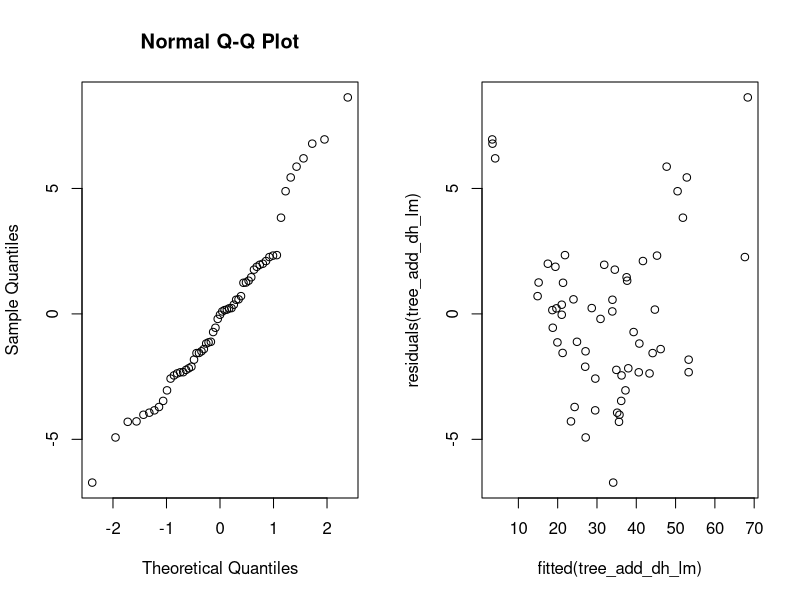
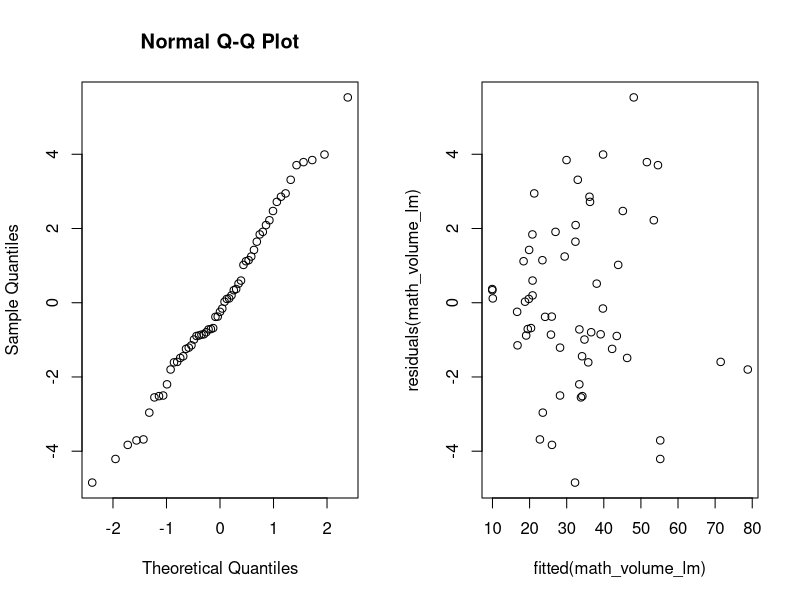
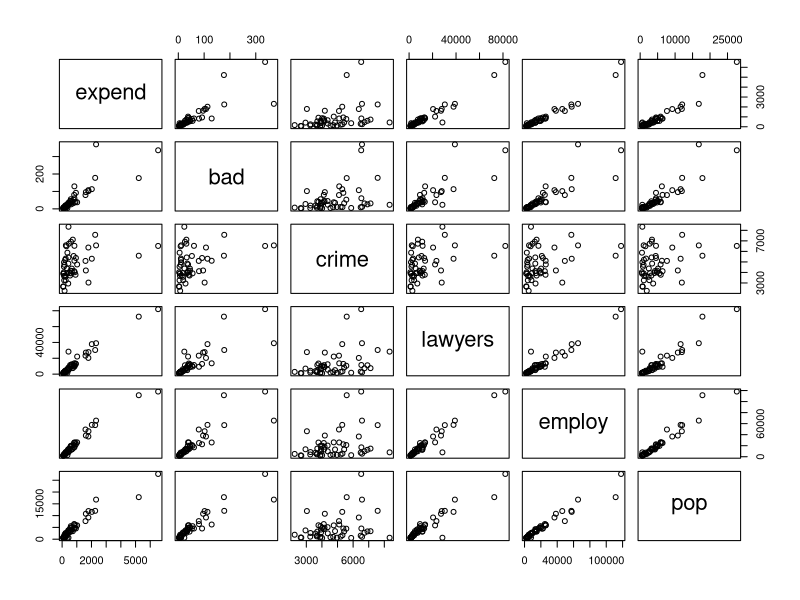
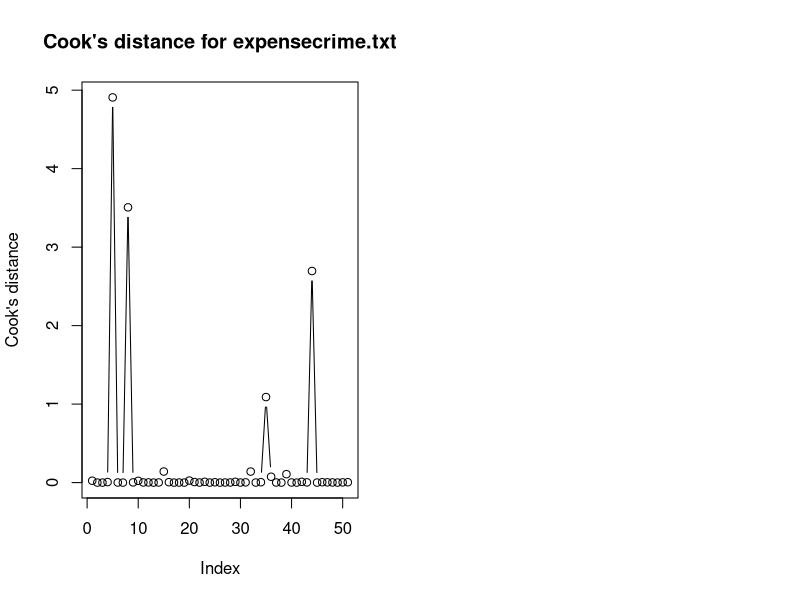
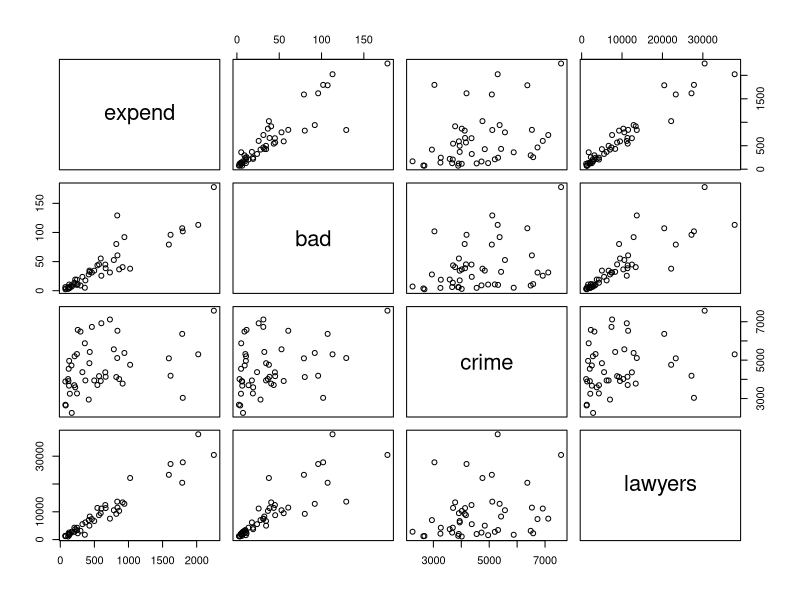
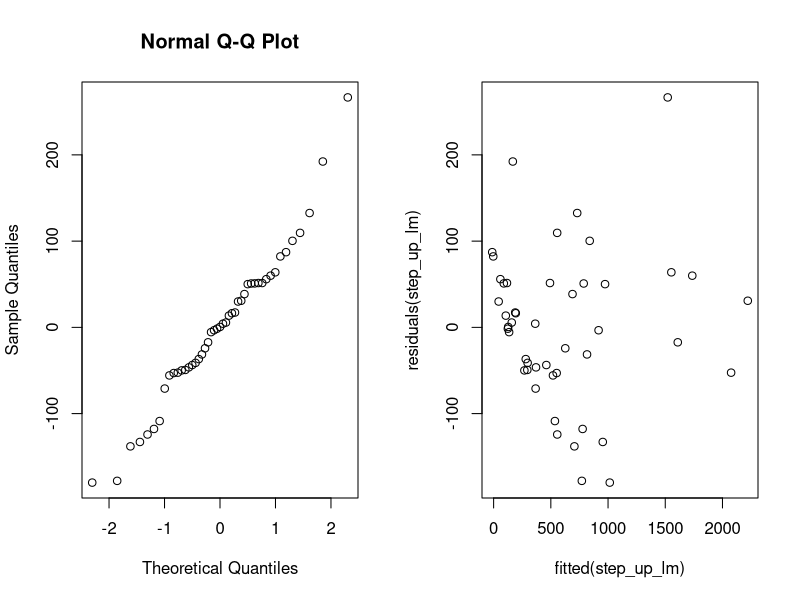
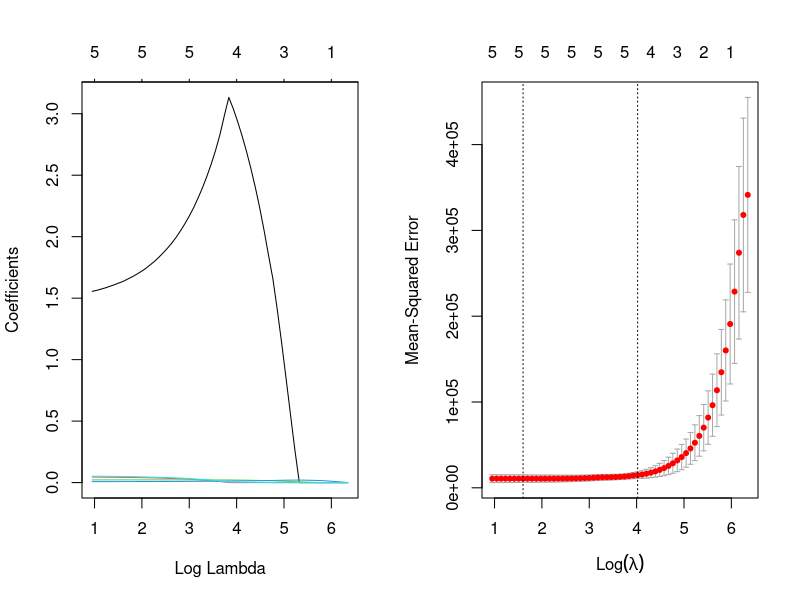
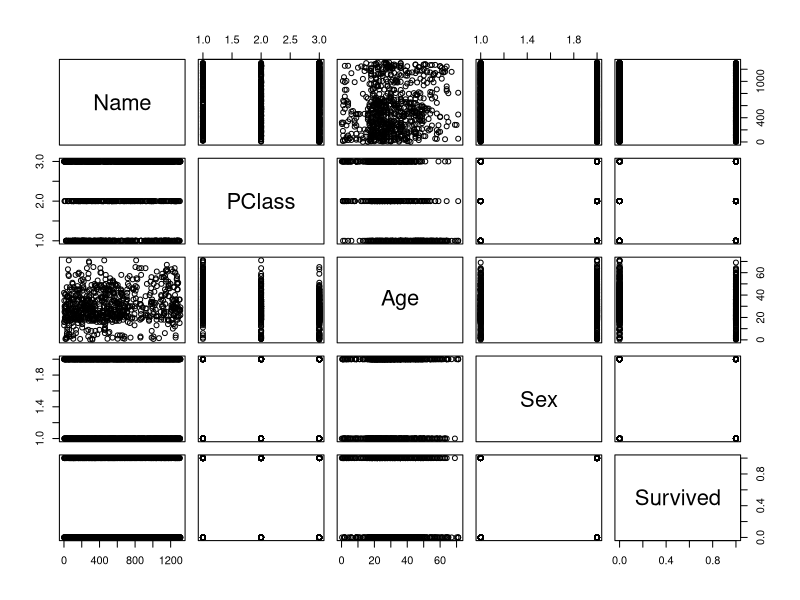

Generate these figures, in order, with R:
## ---- chunk 1
# set up global R options
options(digits = 3)

# set up knitr global chunk options
knitr::opts_chunk$set(fig.height = 3)
## ---- chunk 2
tree_df <- as.data.frame(read.table("data/treeVolume.txt", header=TRUE))
head(tree_df)
## ---- chunk 3
tree_df$type <- as.factor(tree_df$type)
tree_type_lm <- lm(volume~type, data=tree_df)
anova(tree_type_lm)
## ---- chunk 4
mask <- tree_df$type == "beech"
t.test(tree_df$volume[mask], tree_df$volume[!mask])
## ---- chunk 5
tree_type_d_lm <- lm(volume~height+type*diameter, data=tree_df)
anova(tree_type_d_lm)
## ---- chunk 6
summary(tree_type_d_lm)
## ---- chunk 7
tree_type_h_lm <- lm(volume~diameter+type*height, data=tree_df)
anova(tree_type_h_lm)
## ---- chunk 8
summary(tree_type_h_lm)
## ---- chunk 9
tree_add_all_lm <- lm(volume~diameter+height+type, data=tree_df)
anova(tree_add_all_lm)
## ---- chunk 10
summary(tree_add_all_lm)
## ---- chunk 11
tree_add_dh_lm <- lm(volume~diameter+height, data=tree_df)
anova(tree_add_dh_lm)
## ---- chunk 12
summary(tree_add_dh_lm)
## ---- chunk 13
par(mfrow=c(1, 2))
qqnorm(residuals(tree_add_dh_lm))
plot(fitted(tree_add_dh_lm), residuals(tree_add_dh_lm))
## ---- chunk 14
mean_d <- mean(tree_df$diameter)
mean_h <- mean(tree_df$height)
means <-  data.frame(diameter=c(mean_d), height=c(mean_h))

predict(tree_add_dh_lm, means, interval = "confidence")
## ---- chunk 15
tree_df$math_volume <- tree_df$height * tree_df$diameter^2
math_volume_lm <- lm(volume~math_volume, data=tree_df)
anova(math_volume_lm)
## ---- chunk 16
summary(math_volume_lm)
## ---- chunk 17
par(mfrow=c(1,2))

qqnorm(residuals(math_volume_lm))
plot(fitted(math_volume_lm), residuals(math_volume_lm))
## ---- chunk 18
# Read data
crime_df <- as.data.frame(read.table("data/expensescrime.txt", header=TRUE))
head(crime_df)

response <- "expend"
exp_vars <- c("bad", "crime", "lawyers", "employ", "pop")
## ---- chunk 19
pairs(crime_df[, c(response, exp_vars)])
## ---- chunk 20
crime_lm <- lm(expend~bad+crime+lawyers+employ+pop, data=crime_df)
cooks.distance(crime_lm)[cooks.distance(crime_lm) > 1]
## ---- chunk 21
plot(cooks.distance(crime_lm), type='b', ylab="Cook's distance", main = "Cook's distance for expensecrime.txt")
## ---- chunk 22
crime_df_upd <- crime_df[-c(5,8,35,44),]
## ---- chunk 23
round(cor(crime_df[, c(exp_vars)]), 2)
## ---- chunk 24
library(car)
## ---- chunk 25
vif(lm(expend~bad+crime+lawyers+employ+pop, data=crime_df))
## ---- chunk 26
vif(lm(expend~bad+crime+lawyers+pop, data=crime_df_upd))
## ---- chunk 27
vif_lm = lm(expend~bad+crime+lawyers, data=crime_df_upd)
vif(vif_lm)
## ---- chunk 28
summary(vif_lm)
## ---- chunk 29
pairs(crime_df_upd[, c(response, "bad", "crime", "lawyers")])
## ---- chunk 30
print("Step 1")

print("bad")
summary(lm(expend~bad, data=crime_df_upd))

print("crime")
summary(lm(expend~crime, data=crime_df_upd))

print("lawyers")
summary(lm(expend~lawyers, data=crime_df_upd))

print("employ")
summary(lm(expend~employ, data=crime_df_upd)) # YES

print("pop")
summary(lm(expend~pop, data=crime_df_upd)) 
## ---- chunk 31
print("Step 2")

print("bad")
summary(lm(expend~employ+bad, data=crime_df_upd))

print("crime")
summary(lm(expend~employ+crime, data=crime_df_upd)) # YES

print("lawyers")
summary(lm(expend~employ+lawyers, data=crime_df_upd))

print("pop")
summary(lm(expend~employ+pop, data=crime_df_upd))
## ---- chunk 32
print("Step 3")

print("bad")
summary(lm(expend~employ+crime+bad, data=crime_df_upd))

print("lawyers")
summary(lm(expend~employ+crime+lawyers, data=crime_df_upd))

print("pop")
summary(lm(expend~employ+crime+pop, data=crime_df_upd)) # YES
## ---- chunk 33
print("Step 4")

print("bad")
summary(lm(expend~employ+crime+pop+bad, data=crime_df_upd))

print("lawyers")
summary(lm(expend~employ+crime+pop+lawyers, data=crime_df_upd))

# None significant!
## ---- chunk 34
step_up_lm <- lm(expend~employ+crime+pop, data=crime_df_upd)
summary(step_up_lm)
## ---- chunk 35
vif(step_up_lm)
## ---- chunk 36
par(mfrow=c(1,2))

qqnorm(residuals(step_up_lm))
plot(fitted(step_up_lm), residuals(step_up_lm))
## ---- chunk 37
new_data <- data.frame(bad=50, crime=5000, lawyers=5000, employ=5000, pop=5000)
predict(step_up_lm, new_data, interval="prediction", level=0.95)
## ---- chunk 38
predict(step_up_lm, new_data, interval="confidence", level=0.95)
## ---- chunk 39
# install.packages("glmnet", repos = "https://cran.us.r-project.org")
library(glmnet)
## ---- chunk 40
x <- as.matrix(crime_df_upd[, exp_vars])
y <- as.matrix(crime_df_upd[, c(response)])

# train-test splitting
train <- (sample(1:nrow(x), 0.67*nrow(x))) # train by using 2/3 of the data
x.train <- x[train,]; y.train <- y[train]
x.test <- x[-train,]; y.test <- y[-train]

# fitting the model
lasso.mod <- glmnet(x.train, y.train, alpha=1)
cv.lasso <- cv.glmnet(x.train,y.train,alpha=1,type.measure='mse')
## ---- chunk 41
plot(lasso.mod, label=T, xvar="lambda")  # have a look at the lasso path
## ---- chunk 42
plot(cv.lasso) # the best lambda by cross-validation
## ---- chunk 43
(lambda.min <- cv.lasso$lambda.min)
(lambda.1se <- cv.lasso$lambda.1se)
## ---- chunk 44
# https://glmnet.stanford.edu/articles/glmnet.html#assessing-models-on-test-data-1
assess.glmnet(lasso.mod, newx = x.test, newy = y.test, s=cv.lasso$lambda.1se)
## ---- chunk 45
coef(lasso.mod, s=cv.lasso$lambda.min) # beta’s for the best lambda
y.pred <- predict(lasso.mod, s=lambda.min, newx=x.test) # predict for test
mse.lasso <- mean((y.test - y.pred)^2); mse.lasso # mse for the predicted test rows
## ---- chunk 46
coef(lasso.mod, s=cv.lasso$lambda.1se) # beta’s for lambda.1se
y.pred <- predict(lasso.mod, s=lambda.1se, newx=x.test) # predict for test
mse.lasso <- mean((y.test - y.pred)^2); mse.lasso # mse for the predicted test rows
## ---- chunk 47
new_data <- data.frame(x.test)
y.pred <- predict(step_up_lm, new_data, interval="confidence", level=0.95)
mse.step_up <- mean((y.test - y.pred)^2); mse.step_up # mse for the predicted test rows
## ---- chunk 48
cv.lasso
## ---- chunk 49
# Read data
titanic_df <- as.data.frame(read.table("data/titanic.txt", header=TRUE))
## ---- chunk 50
head(titanic_df)
## ---- chunk 51
plot(titanic_df)
## ---- chunk 52
titanic_df$PClass <- as.factor(titanic_df$PClass)
titanic_df$Sex <- as.factor(titanic_df$Sex)
summary(titanic_df)
## ---- chunk 53
tot_comb <- xtabs(~PClass+Sex, data=titanic_df)
tot_comb
## ---- chunk 54
tot_comb.surv <- xtabs(Survived~PClass+Sex, data=titanic_df)
round(tot_comb.surv/tot_comb, 2)
## ---- chunk 55
par(mfrow=c(1, 2))
hist(titanic_df$Age)
hist(titanic_df$Age[titanic_df$Survived == 1], ylim =c(0, 140))
## ---- chunk 56
tot_age <- xtabs(~Age, data=titanic_df)
barplot(xtabs(Survived~Age, data=titanic_df)/tot_age)
## ---- chunk 57
boxplot(Age ~ Sex + PClass, data=titanic_df, col = c("#FFE0B2", "#F57C00")) 
## ---- chunk 58
titanic_df_upd <- na.omit(titanic_df)
titanic_df_upd$PClass <- as.factor(titanic_df_upd$PClass)
titanic_df_upd$Sex <- as.factor(titanic_df_upd$Sex)
# head(titanic_df_upd)

base_lm <- glm(Survived ~ Age+PClass+Sex, data = titanic_df_upd, family = binomial)
## ---- chunk 59
summary(base_lm)
## ---- chunk 60
exp(coef(base_lm))
## ---- chunk 61
anova(glm(Survived ~ Age*PClass, data = titanic_df_upd, family = binomial), test="Chisq")
## ---- chunk 62
anova(glm(Survived ~ Age*Sex, data = titanic_df_upd, family = binomial), test="Chisq")
## ---- chunk 63
final_lm <- glm(Survived ~ PClass+Age*Sex, data = titanic_df_upd, family = binomial)
anova(final_lm, test="Chisq")
## ---- chunk 64
newdata <- data.frame(Age=c(55, 55, 55, 55, 55, 55), PClass=c("1st", "1st", "2nd", "2nd", "3rd", "3rd"), Sex=c("female", "male", "female", "male", "female", "male"))
predict(final_lm, newdata, type="response")
## ---- chunk 65
table(titanic_df_upd$PClass, titanic_df_upd$Sex)
## ---- chunk 66
chisq.test(x=titanic_df_upd$Survived, y=titanic_df_upd$Sex)
## ---- chunk 67
fisher.test(x=titanic_df_upd$Survived, y=titanic_df_upd$Sex)
## ---- chunk 68
chisq.test(x=titanic_df_upd$Survived, y=titanic_df_upd$PClass)
## ---- chunk 69
# Read data
coups_df <- as.data.frame(read.table("data/coups.txt", header=TRUE))
## ---- chunk 70
head(coups_df)
## ---- chunk 71
# coups_df$pollib <- as.factor(coups_df$pollib)
# coups_df$numregim <- as.factor(coups_df$numregim)
summary(coups_df)
## ---- chunk 72
hist(coups_df$miltcoup)
## ---- chunk 73
plot(coups_df)
## ---- chunk 74
poison_glm <- glm(miltcoup ~ oligarchy + pollib + parties + pctvote + popn + size + numelec + numregim, data = coups_df, family = poisson)
summary(poison_glm)
## ---- chunk 75
summary(glm(miltcoup ~ oligarchy + pollib + parties + pctvote + popn + size + numelec, data = coups_df, family = poisson), test="Chisq")
## ---- chunk 76
summary(glm(miltcoup ~ oligarchy + pollib + parties + pctvote + popn + size, data = coups_df, family = poisson), test="Chisq")
## ---- chunk 77
summary(glm(miltcoup ~ oligarchy + pollib + parties + pctvote + popn, data = coups_df), test="Chisq")
## ---- chunk 78
summary(glm(miltcoup ~ oligarchy + pollib + parties + popn, data = coups_df), test="Chisq")
## ---- chunk 79
final_plm <- glm(miltcoup ~ oligarchy + parties + pollib, data = coups_df, family = poisson)
summary(final_plm, test="Chisq")
## ---- chunk 80
coups_df$pollib <- as.factor(coups_df$pollib)
coups_df$numregim <- as.factor(coups_df$numregim)
## ---- chunk 81
mean(coups_df$oligarchy); mean(coups_df$parties)
## ---- chunk 82
newdata <- data.frame(pollib=c(0, 1, 2), oligarchy=c(5.22, 5.22, 5.22), parties=c(17.1, 17.1, 17.1))
predict(final_plm, newdata, type="response")
